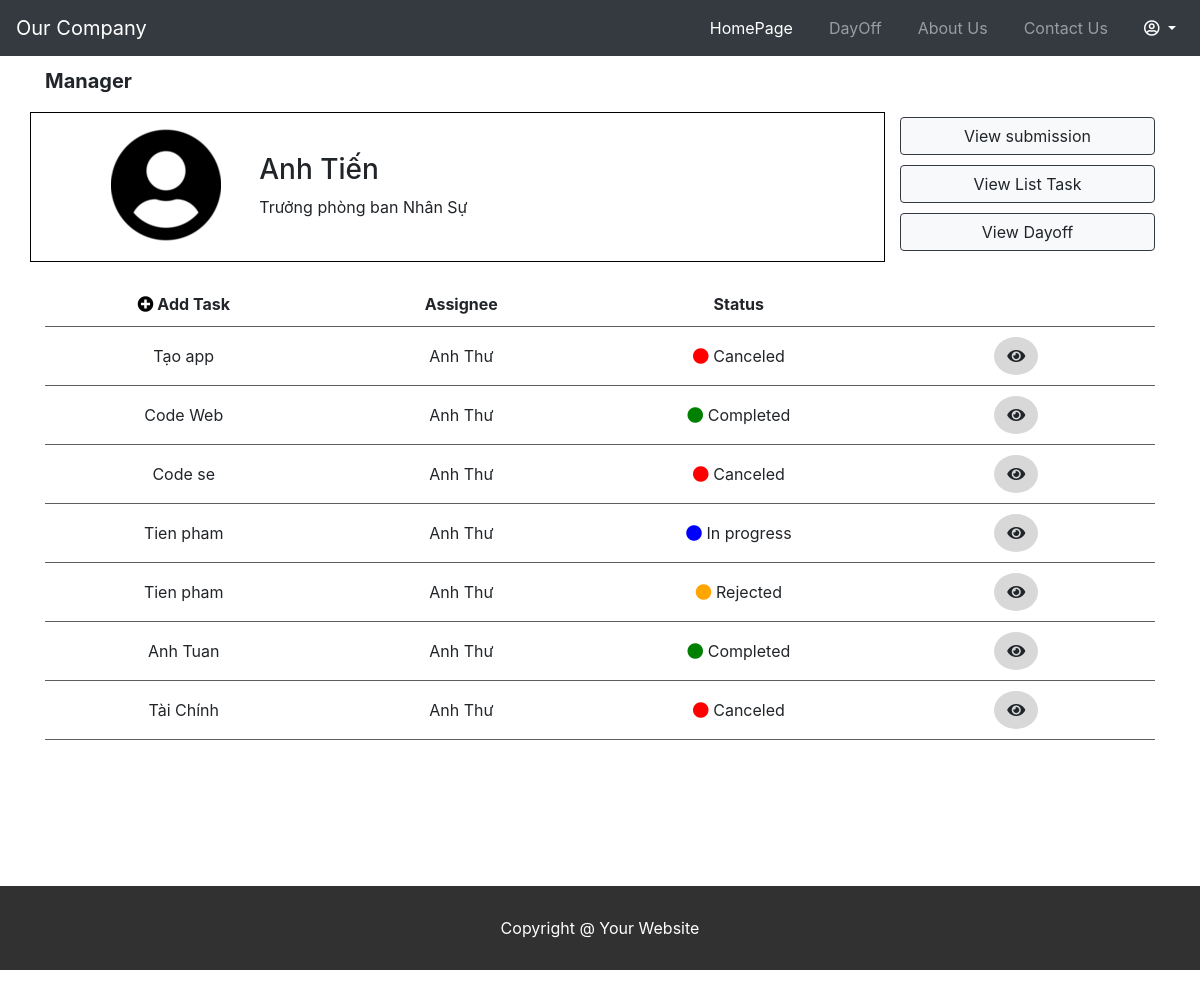
The app's page /truongphong/truongphong.php (signed in) with its own data.
### tables this page shows
CREATE TABLE `employee` (
  `idnv` varchar(50) NOT NULL,
  `name` varchar(255) NOT NULL,
  `username` varchar(255) DEFAULT NULL,
  `position` varchar(255) DEFAULT NULL,
  `department` varchar(255) DEFAULT NULL,
  `id_department` varchar(50) DEFAULT NULL,
  `email` varchar(255) DEFAULT NULL,
  `phone` varchar(255) DEFAULT NULL,
  `indentity` varchar(255) DEFAULT NULL,
  `gender` varchar(255) DEFAULT NULL,
  `image` varchar(255) DEFAULT NULL,
  `password` varchar(255) DEFAULT NULL,
  `role` varchar(50) DEFAULT NULL
);

CREATE TABLE `task` (
  `idtask` varchar(55) NOT NULL,
  `name` varchar(255) NOT NULL,
  `status` varchar(55) NOT NULL,
  `description` varchar(255) NOT NULL,
  `idnv` varchar(55) NOT NULL,
  `dueto` varchar(255) DEFAULT NULL,
  `id_department` varchar(255) DEFAULT NULL,
  `token` int(11) DEFAULT NULL,
  `evaluate` varchar(255) DEFAULT NULL,
  `note` varchar(255) DEFAULT NULL,
  `attach` varchar(255) DEFAULT NULL
);

### db.php (called while the page is built, shortened)
<?php
    function open_database() {
        $conn = new mysqli(HOST, USER, PASSWORD, DB);
        return $conn;
    }
	function search_employee($id){
        $conn = open_database();
		$sql = "SELECT * FROM employee WHERE idnv = ?";
		$stm = $conn->prepare($sql);
        $stm->bind_param('s', $id);
        if (!$stm->execute()){
            return array('code' => 1, 'message' => 'Không thể thực thi câu lệnh sql');
        }
		$result = $stm->get_result();
        $data = array();
        while($row = $result->fetch_assoc())
		{
            $data[] = $row;
        }
        return array('code'=>0, 'data'=>$data);
    }
	function get_employee_by_tentk($tentk){
        $conn = open_database();
		$sql = "SELECT * FROM employee WHERE username = ?";
		$stm = $conn->prepare($sql);
        $stm->bind_param('s', $tentk);
        if (!$stm->execute()){
            return array('code' => 1, 'message' => 'Không thể thực thi câu lệnh sql');
        }
		$result = $stm->get_result();
        $data = array();
        while($row = $result->fetch_assoc())
		{
            $data[] = $row;
        }
        return array('code'=>0, 'data'=>$data);
    }
    function get_all_tasks($id_department){
        $conn = open_database();
		$sql = "SELECT * FROM task WHERE id_department = ?";
        $stm = $conn->prepare($sql);
        $stm->bind_param('s', $id_department);
		if (!$stm->execute()){
            return array('code' => 1, 'message' => 'Không thể thực thi câu lệnh sql');
        }
		$result = $stm->get_result();
        $data = array();
        while($row = $result->fetch_assoc())
		{
            $data[] = $row;
        }
        return array('code' => 0, 'message' =>'thành công', 'data' => $data);
    }
?>

### truongphong/truongphong.php (the view, shortened to what this page needs)
<?php
	require_once('../db.php');
	$user = $_SESSION['user'];
	$result = get_employee_by_tentk($user);
	$data = $result['data'];
	foreach ($data as $item){
		$nameManager = $item['name'];
		$departmentManager = $item['department'];
		$id_department = $item['id_department'];
	}
?>
<!DOCTYPE html>
<html lang="en">
<head>
	<link rel="stylesheet" href="https://maxcdn.bootstrapcdn.com/bootstrap/4.5.2/css/bootstrap.min.css">
	<link rel="stylesheet" href="https://cdnjs.cloudflare.com/ajax/libs/font-awesome/5.15.1/css/all.min.css" />
	<link rel="stylesheet" href="../style.css">
</head>
<body>
    <nav class="navbar navbar-expand-md bg-dark navbar-dark">
                <a class="navbar-brand" href="#">Our Company</a>
                <div class="collapse navbar-collapse" id="collapsibleNavbar">
                    <ul class="navbar-nav ml-auto">
						<li class="nav-item">
                            <a class="nav-link" href="#" style="color: white;">HomePage</a>
                        </li>
						<li class="nav-item">
                            <a class="nav-link" href="dayoff_manager.php">DayOff</a>
                        </li>
                        <li class="nav-item">
                            <a class="nav-link" href="../about.html">About Us</a>
                        </li>
						<li class="nav-item">
                            <a class="nav-link" href="../contact.html">Contact Us</a>
                        </li>
						<li class="nav-item" style = "cursor: pointer;">
							<div class="dropdown">
								<a class="dropdown-toggle nav-link" id="dropdownMenuButton" data-toggle="dropdown" data-display="static" aria-haspopup="true" aria-expanded="false" style="color: white;">
									<span><i class="far fa-user-circle"></i></span>
								</a>
							</div>
                        </li>
                    </ul>
                </div>
        </nav>
    <div class="container" style="min-height: 100vh">
		<div class="title-text">
			<p>Manager</p>
		</div>
        <div class="row" style="margin-bottom: 20px">
            <div class="col-lg-9 col-md-8 first-item">
				<div class="row">
					<div class="col-lg-3 col-md-4 col-sm-4 col-5">
						<div class="image-user">
							<img src="../user-circle.png" class="rounded-circle">
						</div>
					</div>
					<div class="col-lg-9 col-md-8 col-sm-6 col-6 text-user">
						<h3><?=$nameManager?></h3>
						<p>Trưởng phòng ban <?=$departmentManager?></p>
					</div>
				</div>
            </div>
			<div class="col-lg-3 col-md-4 second-item-m">
				<div class="row">
					<div class="col-lg-12 col-md-12 col-sm-4 col-4">
						<button onclick="window.location.href='truongphong1.php'" class="btn btn-light border-dark">View submission</button>
					</div>
					<div class="col-lg-12 col-md-12 col-sm-4 col-4">
						<button onclick="window.location.href='truongphong.php'" class="btn btn-light border-dark">View List Task</button>
					</div>
					<div class="col-lg-12 col-md-12 col-sm-4 col-4">
						<button onclick="window.location.href='dayoff_employee.php'" class="btn btn-light border-dark">View Dayoff</button>
					</div>
				</div>
            </div>
        </div>
		<div style="overflow-x:auto;">
			<table cellpadding="10" cellspacing="10" border="0" style=" margin: auto">
				<tr class="header">
					<td colspan="5">
						<a href="#" style="color: black" data-toggle="modal" data-target="#add-task">
							<span><i class="fas fa-plus-circle"></i></span>
						</a>
						<span> Add Task</span>
					</td>
					<td>Assignee</td>
					<td>Status</td>
					<td></td>
				</tr>
				<?php
					$tasks = get_all_tasks($id_department)['data'];
					$color= ['Completed'=>'green','In progress'=>'blue','New'=>'yellow','Rejected'=>'orange','Waiting'=>'brown', 'Canceled'=>'red'];
					foreach($tasks as $task) {
						$id = $task['idtask'];
						$name = $task['name'];
						$description = $task['description'];
						$assignee = search_employee($task['idnv'])['data'][0]['name'];
						$status = $task['status'];
						$deadline = $task['dueto'];
				?>
					<tr class="item">
						<td colspan="5"><?=$name?></td>
						<td><?=$assignee?></td>
						<td><i class='fa fa-circle' style="color:<?=$color[$status]?>"></i> <?=$status?></td>
						<td>
							<a href="#" class="btn  viewTask temp" style="border-radius: 70%; background-color: #D8D8D8" data-toggle="modal" data-target="#view-task" data-id="<?=$id?>" data-name="<?=$name?>" data-desc="<?=$description?>" data-assignee="<?=$assignee?>" data-status="<?=$status?>" data-deadline="<?=$deadline?>">
								<span><i class="fas fa-eye"></i></span>
							</a>
						</td>
					</tr>
				<?php
					}
				?>
			</table>
		</div>
     </div>
	<footer>
		<p class="footer-text">Copyright @ Your Website</p>
	</footer>
</body>
</html>

### style.css (style rules this page uses)
* { box-sizing: border-box; }
.first-item { border: solid 1px black; height: 150px; }
.second-item-m button { margin-bottom: 5px; margin-top: 5px; width: 100%; }
.footer-text { background-color: rgba(0, 0, 0, 0.808); color: white; text-align: center; padding: 30px; margin-top: 20px; }
table { width: 100%; text-align: center; }
td { padding: 10px; }
tr.item { border-top: 1px solid #5e5e5e; border-bottom: 1px solid #5e5e5e; }
tr.item td { min-width: 150px; }
tr.header { font-weight: bold; }
a { text-decoration: none; }
.title-text { font-weight: bold; font-size: 20px; margin-top: 10px; }
.image-user { background-color: white; display: flex; justify-content: right; margin-top: 15px; }
.nav-item { margin-left: 20px; }
.text-user { margin-top: 40px; background-color: white; }
body { min-height: 100vh; }

### records on screen
employee: name "Anh Tiến", department "Nhân Sự"
task: name "Tạo app", idnv.name "Anh Thư", status "Canceled"
task: name "Code Web", idnv.name "Anh Thư", status "Completed"
task: name "Code se", idnv.name "Anh Thư", status "Canceled"
task: name "Tien pham", idnv.name "Anh Thư", status "In progress"
task: name "Tien pham", idnv.name "Anh Thư", status "Rejected"
task: name "Anh Tuan", idnv.name "Anh Thư", status "Completed"
task: name "Tài Chính", idnv.name "Anh Thư", status "Canceled"
